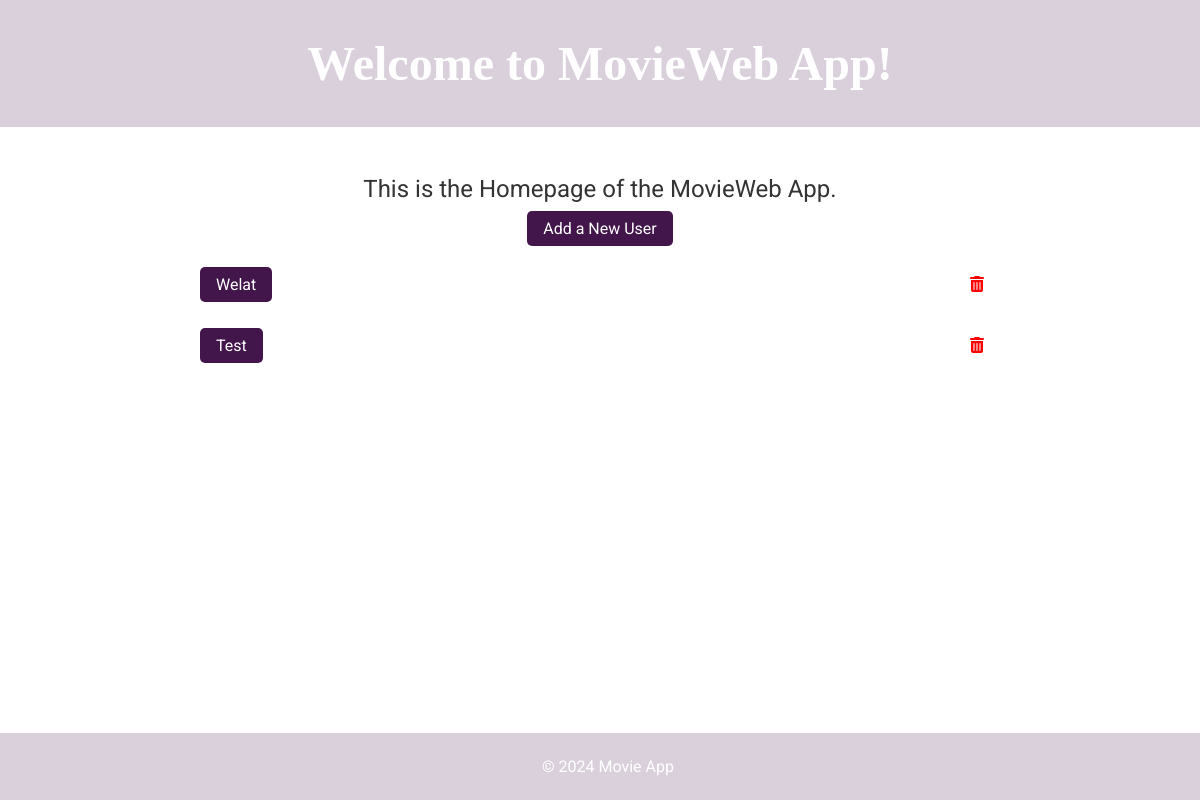
The app's page /, older data.
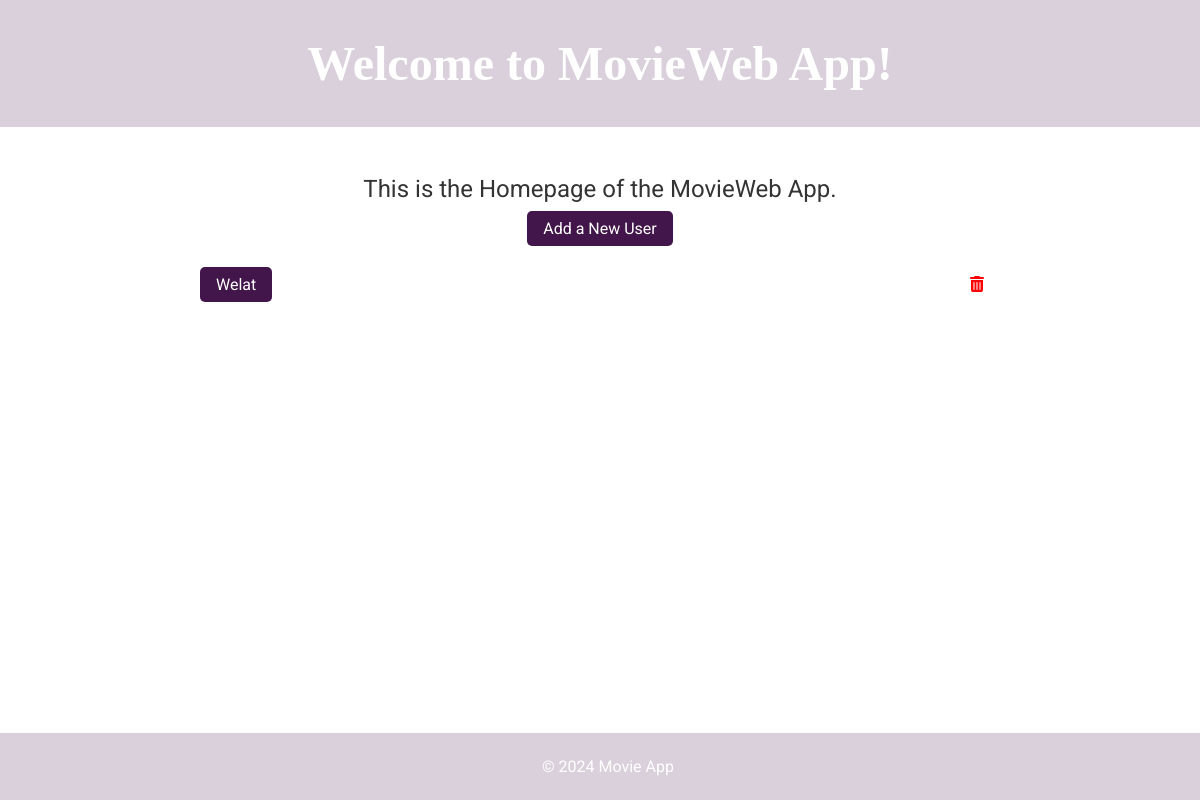
The same page, newer data.
### datamanager/sqlite_data_manager.py (models this page shows)
class User(db.Model):
    __tablename__ = "users"
    id = db.Column(db.String, primary_key=True)
    name = db.Column(db.String)

### app.py (the view)
@app.route("/")
def home():
    users = User.query.all()
    return render_template("home.html", users=users)

### templates/home.html (shortened to what this page needs)
<!DOCTYPE html>
<html lang="en">
  <head>
    <link rel="stylesheet" href="/static/style.css" />
    <link
      rel="stylesheet"
      href="https://cdnjs.cloudflare.com/ajax/libs/font-awesome/6.0.0-beta3/css/all.min.css"
    />
  </head>
  <body>
    <header>
      <h1>Welcome to MovieWeb App!</h1>
    </header>
    <main>
      <section>
        <p class="intro-text">This is the Homepage of the MovieWeb App.</p>
        <a href="/add_user" class="button">Add a New User</a>
      </section>
      <aside>
        <ul>
          {% for user in users %}
          <li>
            <a
              class="button"
              href="{{ url_for('get_user_movies', user_id=user.id) }}"
              >{{ user.name }}</a
            >
            <form
              action="{{ url_for('delete_user', user_id=user.id) }}"
              method="post"
              class="inline-form"
            >
              <button type="submit" class="icon-button">
                <i class="fas fa-trash-alt"></i>
              </button>
            </form>
          </li>
          {% else %}
          <li>No users found.</li>
          {% endfor %}
        </ul>
      </aside>
    </main>
    <footer>
      <p>&copy; 2024 Movie App</p>
    </footer>
  </body>
</html>

Row changes from the older to the newer data that the page shows:
removed User: name "Test"
